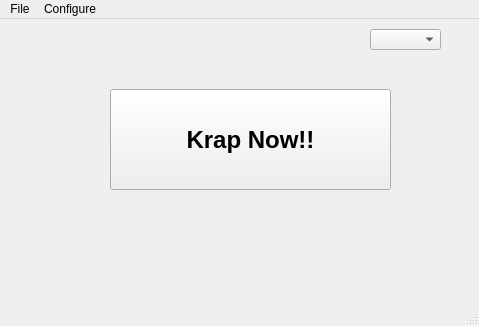
<?xml version="1.0" encoding="UTF-8"?>
<ui version="4.0">
 <class>TextKrabber</class>
 <widget class="QMainWindow" name="TextKrabber">
  <property name="geometry">
   <rect>
    <x>0</x>
    <y>0</y>
    <width>479</width>
    <height>326</height>
   </rect>
  </property>
  <property name="windowTitle">
   <string>MainWindow</string>
  </property>
  <widget class="QWidget" name="centralwidget">
   <widget class="QPushButton" name="grap">
    <property name="geometry">
     <rect>
      <x>110</x>
      <y>70</y>
      <width>281</width>
      <height>101</height>
     </rect>
    </property>
    <property name="font">
     <font>
      <pointsize>18</pointsize>
      <weight>75</weight>
      <italic>false</italic>
      <bold>true</bold>
      <underline>false</underline>
     </font>
    </property>
    <property name="text">
     <string>Krap Now!!</string>
    </property>
   </widget>
   <widget class="QLabel" name="finishMsg">
    <property name="geometry">
     <rect>
      <x>60</x>
      <y>200</y>
      <width>381</width>
      <height>61</height>
     </rect>
    </property>
    <property name="font">
     <font>
      <pointsize>16</pointsize>
      <weight>75</weight>
      <bold>true</bold>
     </font>
    </property>
    <property name="text">
     <string/>
    </property>
   </widget>
   <widget class="QComboBox" name="langs">
    <property name="geometry">
     <rect>
      <x>370</x>
      <y>10</y>
      <width>71</width>
      <height>21</height>
     </rect>
    </property>
    <property name="font">
     <font>
      <italic>false</italic>
     </font>
    </property>
   </widget>
  </widget>
  <widget class="QMenuBar" name="menubar">
   <property name="geometry">
    <rect>
     <x>0</x>
     <y>0</y>
     <width>479</width>
     <height>30</height>
    </rect>
   </property>
   <widget class="QMenu" name="menuFile">
    <property name="title">
     <string>File</string>
    </property>
    <addaction name="separator"/>
    <addaction name="about"/>
    <addaction name="separator"/>
    <addaction name="actionClose"/>
   </widget>
   <widget class="QMenu" name="menLang">
    <property name="title">
     <string>Configure</string>
    </property>
    <addaction name="addLanguage"/>
    <addaction name="separator"/>
   </widget>
   <addaction name="menuFile"/>
   <addaction name="menLang"/>
  </widget>
  <widget class="QStatusBar" name="statusbar"/>
  <action name="actionClose">
   <property name="text">
    <string>close</string>
   </property>
  </action>
  <action name="addLanguage">
   <property name="text">
    <string>Add Language</string>
   </property>
  </action>
  <action name="refresh">
   <property name="text">
    <string>Refresh</string>
   </property>
  </action>
  <action name="actionAuthor">
   <property name="text">
    <string>Author</string>
   </property>
  </action>
  <action name="about">
   <property name="text">
    <string>About</string>
   </property>
  </action>
 </widget>
 <resources/>
 <connections/>
</ui>
